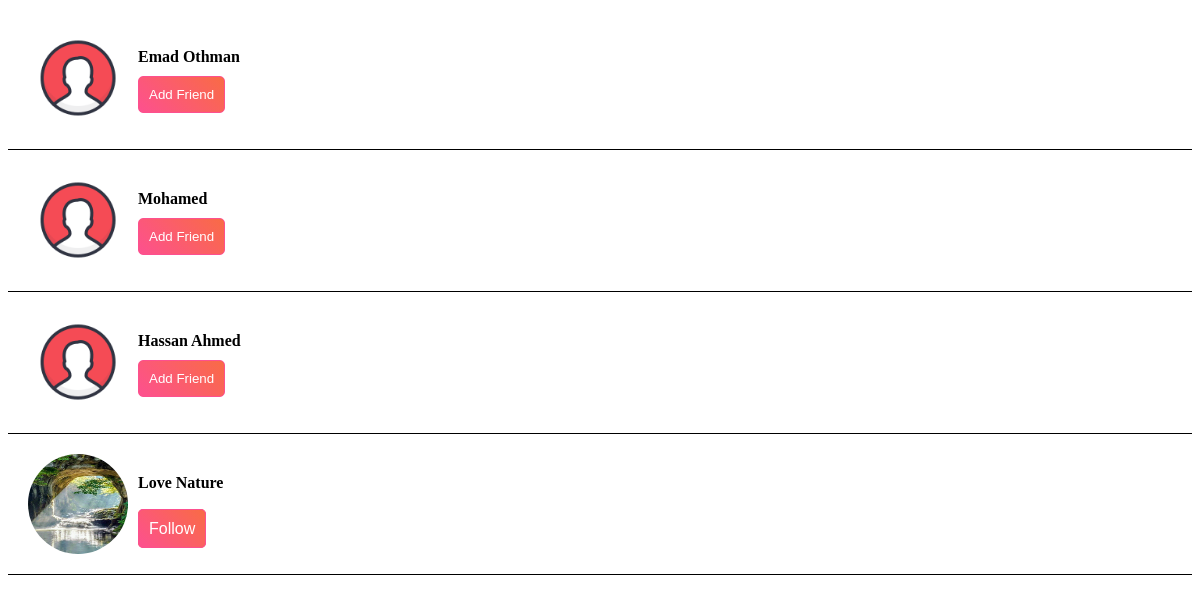
Screenshot of /search.php with the database file from the repository.
### tables this page shows
CREATE TABLE `users` (
  `ID` int(11) NOT NULL,
  `UserID` varchar(200) NOT NULL,
  `UserEmail` varchar(200) NOT NULL,
  `UserPassword` varchar(50) NOT NULL,
  `UserName` varchar(50) NOT NULL,
  `UserPhoto` varchar(500) NOT NULL DEFAULT 'imgs/user.png',
  `BirthDay` int(2) NOT NULL,
  `BirthMon` int(2) NOT NULL,
  `BirthYear` int(4) NOT NULL,
  `UserFav` varchar(300) NOT NULL,
  `UserStatus` varchar(10) NOT NULL DEFAULT 'offline',
  `TypeStatus` int(1) NOT NULL DEFAULT 0
);

CREATE TABLE `pages` (
  `ID` int(10) NOT NULL,
  `PageName` varchar(200) NOT NULL,
  `PageID` varchar(200) NOT NULL,
  `UserID` varchar(200) NOT NULL,
  `PageType` varchar(200) NOT NULL,
  `PageDes` varchar(500) NOT NULL,
  `PageImage` varchar(1000) NOT NULL DEFAULT 'imgs/noimage.png',
  `Followers` int(11) NOT NULL DEFAULT 0
);

### search.php (the view, shortened to what this page needs)
<?php
  require_once "config.php";
  $searchKey = $_REQUEST['key'];
  $UserEmail = $_SESSION['UserEmail'];
  $UserName = $_SESSION['UserName'];
  $sqlsu = "SELECT * FROM users WHERE (UserEmail LIKE '%{$searchKey}%' OR UserName LIKE '%{$searchKey}%' OR UserID LIKE '%{$searchKey}%') AND (UserEmail != '$UserEmail' OR UserName != '$UserName')";
  $result = mysqli_query($conn, $sqlsu);
    if ($result->num_rows > 0) {
      while ($row = $result->fetch_assoc()) {
        echo '
          <div class="res-box">
            <div class="image">
              <img src="' . $row['UserPhoto'] . '"/>
            </div>
            <div class="info">
              <p class="username">' . $row['UserName'] . '</p>
              <div class="action">
                <form action="search.php?re=1" method="POST">
                  <button name="add" value="' . $row['UserID'] . ' type="submit"><i class="fa fa-plus"></i> Add Friend</button>
                </form>
              </div>
            </div>
          </div>
        ';
      }
    }
    $sqlSearchPages = "SELECT * FROM pages WHERE PageName LIKE '%{$searchKey}%' OR PageType LIKE '%{$searchKey}%'";
    $resultpages = mysqli_query($conn, $sqlSearchPages);
    if ($resultpages->num_rows > 0) {
      while ($rowpages = $resultpages->fetch_assoc()) {
        echo '
          <div class="res-box">
            <div class="image">
              <img src="' . $rowpages['PageImage'] . '"/>
            </div>
            <div class="info">
              <p class="username">' . $rowpages['PageName'] . '</p>
              <div class="action">
                <form action="search.php?re=2" method="POST">
                ';
                $sqlCFS = "SELECT * FROM pagefollowers WHERE UserID = '{$_SESSION['ID']}' AND PageID = '{$rowpages['PageID']}'";
                $resultCFS = mysqli_query($conn, $sqlCFS);
                if ($resultCFS->num_rows > 0) {
                  $followfix = "Unfollow";
                } else {
                  $followfix = "Follow";
                }
                echo '
                <br/>
                  <span onclick="follow(' . $rowpages['PageID'] . ')" name="follow" type="submit"><i class="fa fa-link"></i> ' . $followfix . '</span>
                <input type="hidden" value="' . $rowpages['PageID'] . '"/>
                </form>
              </div>
            </div>
          </div>
        ';
      }
    }
  ?>

### search.php (style rules this page uses)
.res-box { padding: 20px; overflow: hidden; border-bottom: 1px solid #000; }
.res-box .image { float: left; width: 100px; height: 100px; margin-right: 10px; }
.res-box .image img { width: 100%; height: 100%; border-radius: 50%; }
.res-box .info { margin-top: 20px; }
.res-box .info .username { font-weight: bold; margin-bottom: 10px; }
.res-box .action span, .res-box .action button { padding: 10px; font-family: ubuntu, arial; background: linear-gradient(45deg, #fd508f, #f96b45); color: #fff; border: 1px solid #fd508f; border-radius: 5px; cursor: pointer; transition: all .3; }

### rows the page displays
users: UserPhoto (placeholder picture), UserName "Emad Othman"
users: UserPhoto (placeholder picture), UserName "Mohamed", $row['UserID'] 14021010010010051018 (drawn)
users: UserPhoto (placeholder picture), UserName "Hassan Ahmed"
pages: PageImage (picture), PageName "Love Nature", followfix "Follow"
